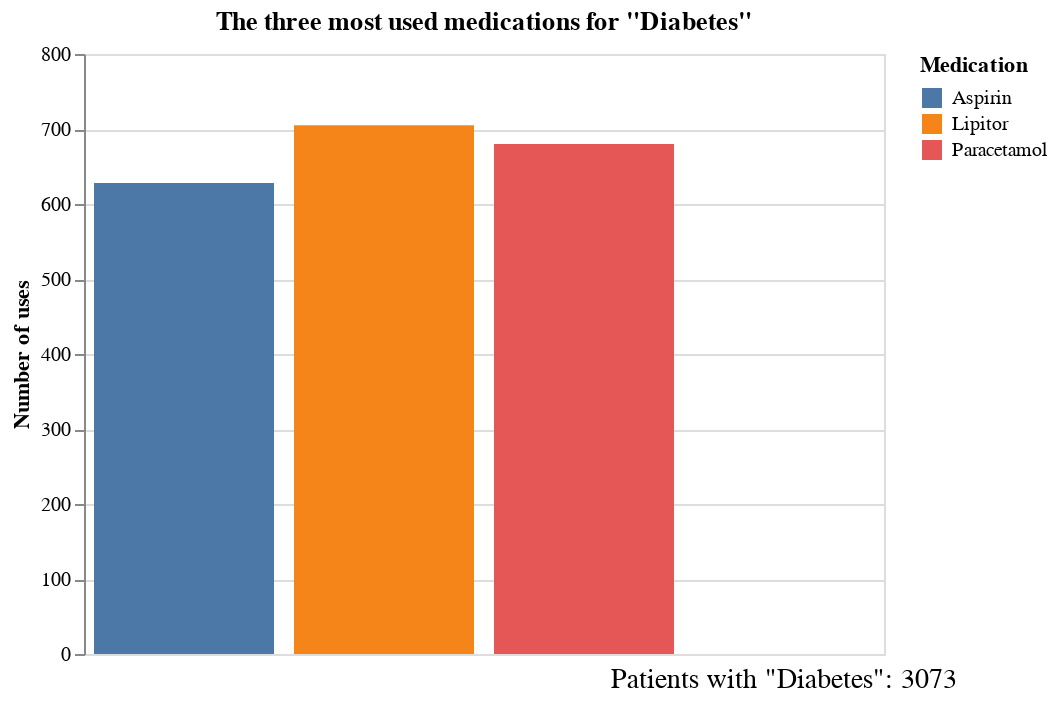

The notebook cell saved with this chart:
### Markdown cell above
Diabetes: medicamentos más usados, costo total en promedio, diás de estancia en promedio...

### Code cell
#Los tres medicamentos más utilizados en Diabetes#

# Filtrar las filas donde "Medical Conditions" es "Diabetes"
df_diabetes = df_1[df_1['Medical Condition'] == 'Diabetes']

# Contar las ocurrencias de cada objeto en "Medicamentos"
conteos_medicamentos_diabetes = df_diabetes['Medication'].value_counts()

total_diabetes  = len(df_diabetes)

# Seleccionar los 3 medicamentos más frecuentes
top_3_medicamentos_diabetes = conteos_medicamentos_diabetes.head(3).reset_index()
top_3_medicamentos_diabetes.columns = ['Medication', 'Count']

# Crear una gráfica de barras con Altair
grafico_barras = alt.Chart(top_3_medicamentos_diabetes).mark_bar().encode(
    x=alt.X('Medication:O', title='Medication'),
    y=alt.Y('Count:Q', title='Number of uses', axis=alt.Axis(format='d')),
    color='Medication:N',
    tooltip=[alt.Tooltip(field='Medication', type='nominal', title='Medication'),
             alt.Tooltip(field='Count', type='quantitative', title='Number of uses')]
).properties(
    title='The three most used medications for "Diabetes"',
    width=400,  # Ajusta el ancho del gráfico
    height=300  # Ajusta la altura del gráfico
)

# Crear un DataFrame para el texto total
df_texto_total_diabetes = pd.DataFrame({
    'x': [0],
    'y': [0],
    'texto': [f'Patients with "Diabetes": {total_diabetes}']
})

# Crear el gráfico de texto
texto_total = alt.Chart(df_texto_total_diabetes).mark_text(
    align='center',
    baseline='bottom',
    fontSize=14,
    dy=170  # Ajusta la posición vertical del texto
).encode(
    x=alt.X('x:O', axis=None),
    y=alt.Y('y:O', axis=None),
    text='texto:N'
).properties(
    width=400,  # Ancho para el gráfico de texto
    height=300  # Altura para el gráfico de texto
)

#Calcular el gasto promedio por estancia hospitalaria

total_billing_amount_d = int(df_diabetes['Billing Amount'].sum())

# Calculamos el promedio de los valores en la columna "Billing Insurance" para los registros con "Asthma"
average_billing_amount_d = int(df_diabetes['Billing Amount'].mean())

#Calculamos el tiempo de estancia promedio de un paciente con Asma

average_hospitalization_days_d = df_diabetes['Hospitalization Days'].mean()

# Agrupa por número de días de hospitalización y calcula el costo promedio
average_cost_by_days_d = df_diabetes.groupby('Hospitalization Days')['Billing Amount'].mean().reset_index()

# Combinar el gráfico de barras y el gráfico de texto
grafico_final = grafico_barras + texto_total

print(f'Average days of hospitalization for patients with diabetes: {average_hospitalization_days_d:.2f} days')
print(f'Average cost of hospitalization for asthma: {average_billing_amount_d}')
grafico_final

### Figure 1 — Vega-Lite specification as saved in the notebook (floating-point values rounded to 4 significant figures)
{"config": {"view": {"continuousWidth": 400, "continuousHeight": 300}}, "layer": [{"data": {"name": "data-1e7045e5a83e6f06de1514abb8a5cba9"}, "mark": "bar", "encoding": {"color": {"field": "Medication", "type": "nominal"}, "tooltip": [{"field": "Medication", "title": "Medication", "type": "nominal"}, {"field": "Count", "title": "Number of uses", "type": "quantitative"}], "x": {"field": "Medication", "title": "Medication", "type": "ordinal"}, "y": {"axis": {"format": "d"}, "field": "Count", "title": "Number of uses", "type": "quantitative"}}, "height": 300, "title": "The three most used medications for \"Diabetes\"", "width": 400}, {"data": {"name": "data-66de302b6413d3df3fcbbdad65453de5"}, "mark": {"type": "text", "align": "center", "baseline": "bottom", "dy": 170, "fontSize": 14}, "encoding": {"text": {"field": "texto", "type": "nominal"}, "x": {"axis": null, "field": "x", "type": "ordinal"}, "y": {"axis": null, "field": "y", "type": "ordinal"}}, "height": 300, "width": 400}], "$schema": "https://vega.github.io/schema/vega-lite/v4.17.0.json", "datasets": {"data-1e7045e5a83e6f06de1514abb8a5cba9": [{"Medication": "Lipitor", "Count": 705}, {"Medication": "Paracetamol", "Count": 680}, {"Medication": "Aspirin", "Count": 628}], "data-66de302b6413d3df3fcbbdad65453de5": [{"x": 0, "y": 0, "texto": "Patients with \"Diabetes\": 3073"}]}}
